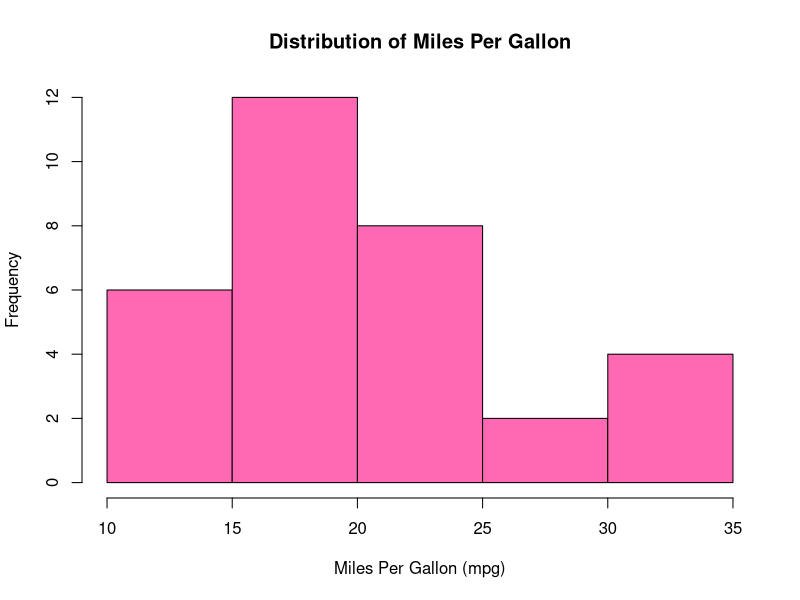
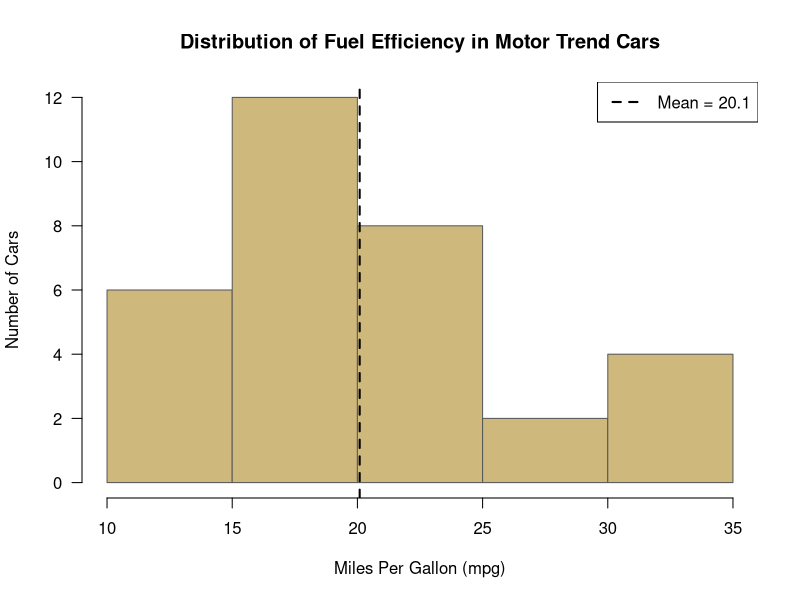
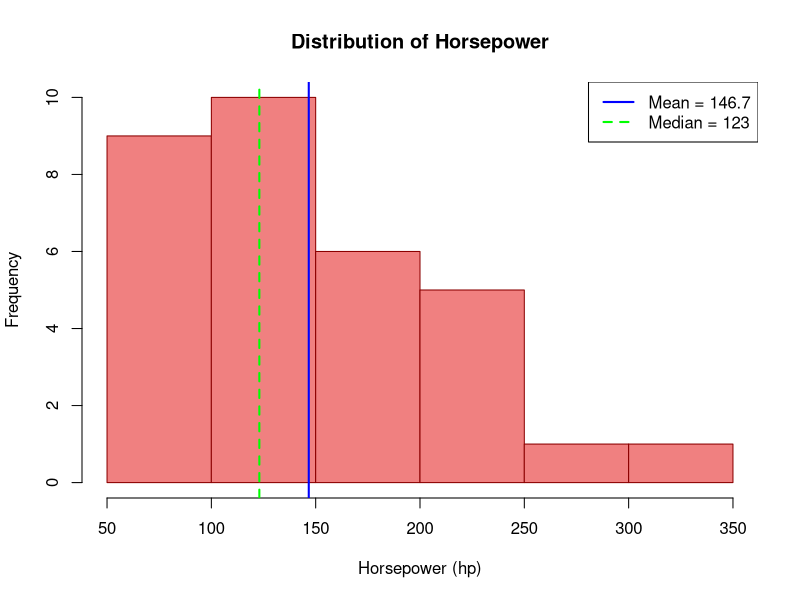
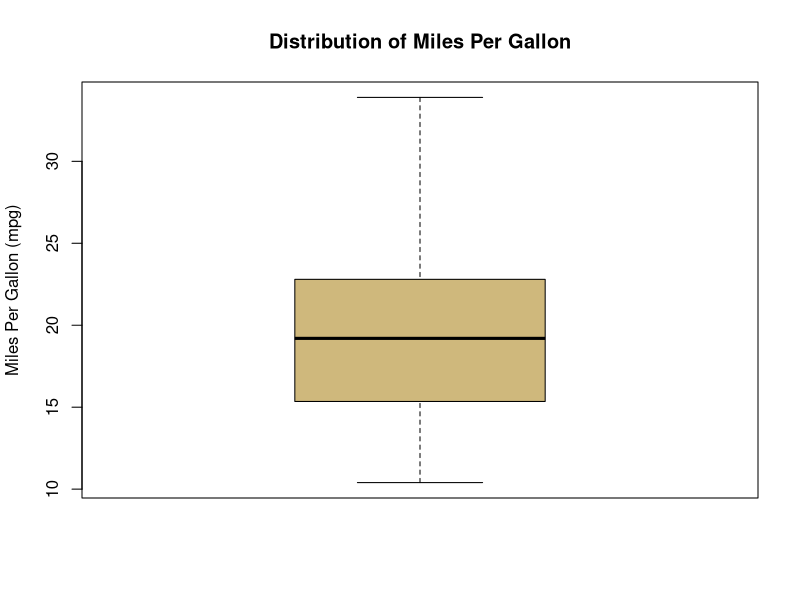
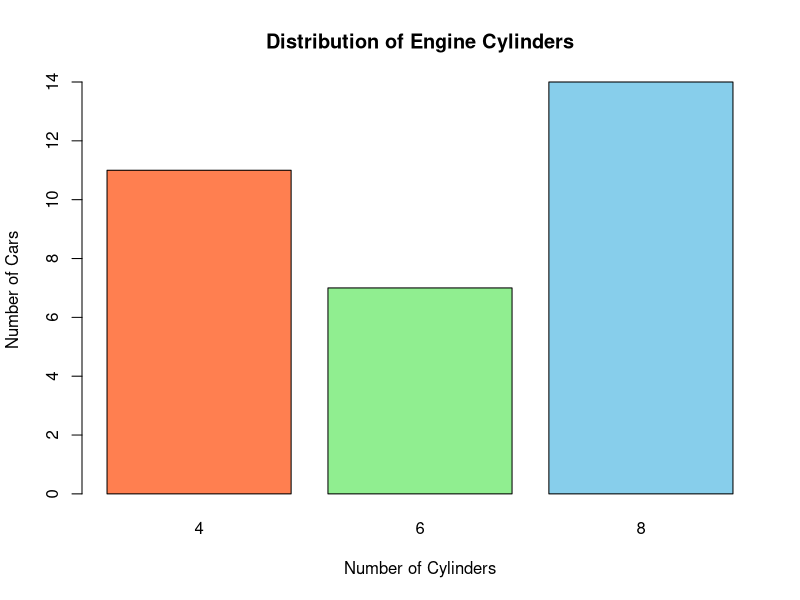
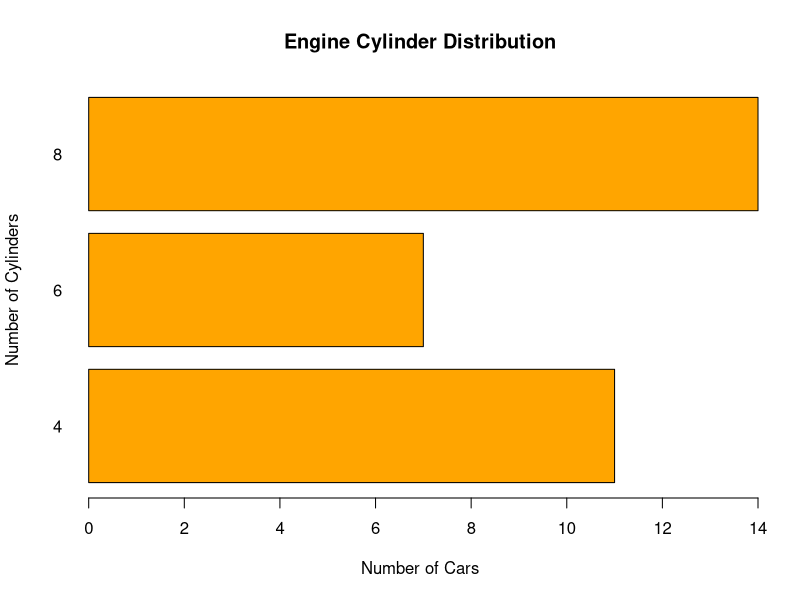

Source code (R) for these figures, in order:
## ---- chunk 1
# Load and examine the mtcars dataset
data(mtcars)
head(mtcars)
str(mtcars)
## ---- chunk 2
# Calculate the mean horsepower for all cars
mean_hp_all <- mean(mtcars$hp)
mean_hp_all
## ---- chunk 3
# Calculate mean horsepower for manual transmission cars (am = 1)
manual_cars <- mtcars$hp[mtcars$am == 1]
mean_hp_manual <- mean(manual_cars)
mean_hp_manual

# Alternative approach using logical indexing directly
mean_hp_manual_alt <- mean(mtcars$hp[mtcars$am == 1])
mean_hp_manual_alt

# Calculate mean horsepower for automatic transmission cars (am = 0)
mean_hp_automatic <- mean(mtcars$hp[mtcars$am == 0])
mean_hp_automatic
## ---- chunk 4
# Mean - average value
mean(mtcars$mpg)

# Median - middle value when data is ordered
median(mtcars$mpg)

# Standard deviation - measure of variability
sd(mtcars$mpg)

# Minimum and maximum values
min(mtcars$mpg)
max(mtcars$mpg)

# Range - difference between max and min
range(mtcars$mpg)  # This gives min and max
max(mtcars$mpg) - min(mtcars$mpg)  # This gives the range as a single number
## ---- chunk 5
# Find the mode using table() - most frequent value
cyl_table <- table(mtcars$cyl)
cyl_mode <- as.numeric(names(cyl_table)[cyl_table == max(cyl_table)])
cyl_mode

# Alternative: Create a mode function
get_mode <- function(x) {
  freq_table <- table(x)
  mode_value <- names(freq_table)[freq_table == max(freq_table)]
  return(as.numeric(mode_value))
}

# Test our function
get_mode(mtcars$cyl)  # Number of cylinders should have a clear mode
## ---- chunk 6
# Function to calculate all statistics for a variable
calc_stats <- function(x, var_name) {
  mean_val <- round(mean(x, na.rm = TRUE), 2)
  median_val <- round(median(x, na.rm = TRUE), 2)
  sd_val <- round(sd(x, na.rm = TRUE), 2)
  min_val <- round(min(x, na.rm = TRUE), 2)
  max_val <- round(max(x, na.rm = TRUE), 2)

  return(data.frame(
    Variable = var_name,
    Mean = mean_val,
    Median = median_val,
    SD = sd_val,
    Min = min_val,
    Max = max_val
  ))
}

# Calculate statistics for multiple variables
stats_mpg <- calc_stats(mtcars$mpg, "MPG")
stats_hp <- calc_stats(mtcars$hp, "Horsepower")
stats_wt <- calc_stats(mtcars$wt, "Weight")
stats_cyl <- calc_stats(mtcars$cyl, "Cylinders")

# Combine into one table
descriptive_table <- rbind(stats_mpg, stats_hp, stats_wt, stats_cyl)
print(descriptive_table)
## ---- chunk 7
# Summary function gives quartiles and mean
summary(mtcars$mpg)

# For multiple variables at once
summary(mtcars[c("mpg", "hp", "wt", "cyl")])
## ---- chunk 8
# Compare mean and median for different variables
variables_to_check <- c("mpg", "hp", "wt", "qsec")

for (var in variables_to_check) {
  var_mean <- round(mean(mtcars[[var]]), 2)
  var_median <- round(median(mtcars[[var]]), 2)
  difference <- round(var_mean - var_median, 2)

  cat("Variable:", var, "\n")
  cat("Mean:", var_mean, "| Median:", var_median, "| Difference:", difference, "\n")

  if (abs(difference) > 0.5) {
    if (difference > 0) {
      cat("This variable appears RIGHT SKEWED (mean > median)\n")
    } else {
      cat("This variable appears LEFT SKEWED (mean < median)\n")
    }
  } else {
    cat("This variable appears roughly SYMMETRIC\n")
  }
  cat("\n")
}
## ---- chunk 9
# Basic histogram
hist(mtcars$mpg,
     main = "Distribution of Miles Per Gallon",
     xlab = "Miles Per Gallon (mpg)",
     ylab = "Frequency",
     col = "hot pink",
     border = "black")
## ---- chunk 10
# Fancy histogram
hist(mtcars$mpg,
     main = "Distribution of Fuel Efficiency in Motor Trend Cars",
     xlab = "Miles Per Gallon (mpg)",
     ylab = "Number of Cars",
     col = "#CFB87C", # CU Gold
     border = "#565A5C", # CU Dark Gray
     breaks = 8,  # Control number of bins
     las = 1)     # Horizontal y-axis labels

# Add a vertical line for the mean
abline(v = mean(mtcars$mpg), col = "black", lwd = 2, lty = 2)
legend(
  "topright",
  legend = paste("Mean =", round(mean(mtcars$mpg), 1)),
  lty = 2,
  lwd = 2
)
## ---- chunk 11
# Create histogram and analyze shape
hist(mtcars$hp,
     main = "Distribution of Horsepower",
     xlab = "Horsepower (hp)",
     ylab = "Frequency",
     col = "lightcoral",
     border = "darkred",
     breaks = 10)

# Add mean and median lines
abline(v = mean(mtcars$hp), col = "blue", lwd = 2, lty = 1)
abline(v = median(mtcars$hp), col = "green", lwd = 2, lty = 2)
legend("topright",
       legend = c(paste("Mean =", round(mean(mtcars$hp), 1)),
                  paste("Median =", round(median(mtcars$hp), 1))),
       col = c("blue", "green"),
       lty = c(1, 2),
       lwd = 2)
## ---- chunk 12
# Basic boxplot
boxplot(mtcars$mpg,
        main = "Distribution of Miles Per Gallon",
        ylab = "Miles Per Gallon (mpg)",
        col = "#CFB87C",
        border = "black")
## ---- chunk 13
# Identify outliers using the IQR method
Q1 <- quantile(mtcars$mpg, 0.25)
Q3 <- quantile(mtcars$mpg, 0.75)
IQR_mpg <- Q3 - Q1

# Calculate outlier boundaries
lower_bound <- Q1 - 1.5 * IQR_mpg
upper_bound <- Q3 + 1.5 * IQR_mpg

# Find outliers
outliers <- mtcars$mpg[mtcars$mpg < lower_bound | mtcars$mpg > upper_bound]

cat("Outlier boundaries: [", round(lower_bound, 2), ",", round(upper_bound, 2), "]\n")
cat("Outliers found:", outliers, "\n")
cat("Number of outliers:", length(outliers), "\n")
## ---- chunk 14
# Create a frequency table first
cyl_freq <- table(mtcars$cyl)
cyl_freq

# Create bar plot
barplot(cyl_freq,
        main = "Distribution of Engine Cylinders",
        xlab = "Number of Cylinders",
        ylab = "Number of Cars",
        col = c("coral", "lightgreen", "skyblue"),
        border = "black")
## ---- chunk 15
# Horizontal bar plot
barplot(cyl_freq,
        main = "Engine Cylinder Distribution",
        xlab = "Number of Cars",
        ylab = "Number of Cylinders",
        col = "orange",
        horiz = TRUE,
        las = 1)
## ---- chunk 16
# Small dataset for manual calculation practice
values <- c(4, 10, 9, 13, 7)
values

# Calculate mean manually
mean_manual <- sum(values) / length(values)
cat("Manual mean calculation:", mean_manual, "\n")
cat("R mean function:", mean(values), "\n")

# Calculate median manually
sorted_values <- sort(values)
n <- length(values)
if (n %% 2 == 1) {
  median_manual <- sorted_values[(n + 1) / 2]
} else {
  median_manual <- (sorted_values[n/2] + sorted_values[n/2 + 1]) / 2
}
cat("Manual median calculation:", median_manual, "\n")
cat("R median function:", median(values), "\n")

# Calculate standard deviation manually
mean_val <- mean(values)
squared_deviations <- (values - mean_val)^2
variance_manual <- sum(squared_deviations) / (length(values) - 1)  # Sample variance
sd_manual <- sqrt(variance_manual)
cat("Manual SD calculation:", round(sd_manual, 4), "\n")
cat("R sd function:", round(sd(values), 4), "\n")
## ---- chunk 17
# Add an outlier and see the effect
values_with_outlier <- c(4, 10, 9, 13, 7, 138)

# Compare statistics
cat("Original data: 4, 10, 9, 13, 7\n")
cat("Mean:", round(mean(values), 2), "| Median:", median(values), "| SD:", round(sd(values), 2), "\n\n")

cat("With outlier: 4, 10, 9, 13, 7, 138\n")
cat("Mean:", round(mean(values_with_outlier), 2), "| Median:", median(values_with_outlier), "| SD:", round(sd(values_with_outlier), 2), "\n\n")

cat("The outlier dramatically affects the mean and standard deviation.\n")
